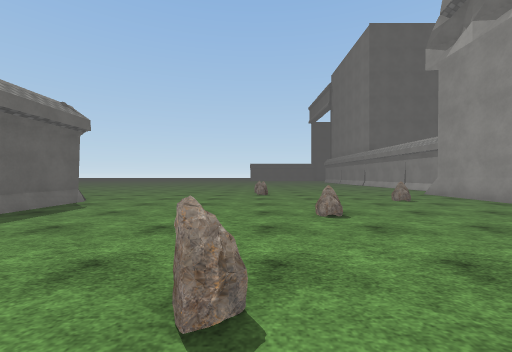
[1] (above)

24 first-person views from a walk through a Unity game level. The camera is 1.2 m above the floor, looks level and sees 90° across. Doors are open. The floor is counted in squares, 2 m on a side. Each view is taken from the middle of a square. On the plan, view 1 faces up. The plan holds only what a view shows up to about 9 squares ahead; the rest is blank. The place goes on beyond the plan. Some trees and plants on the terrain are drawn as simple stand-ins. Some animated figures are left out. Some surface patterns are stand-ins.

[2]
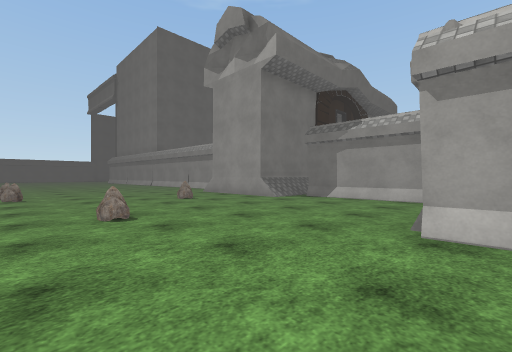

[3]
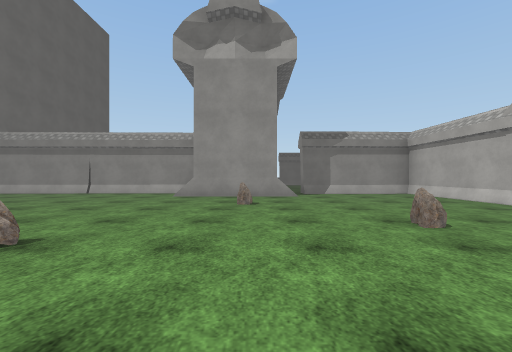

[4]
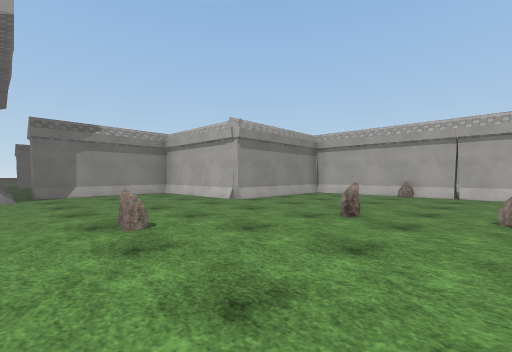

[5]
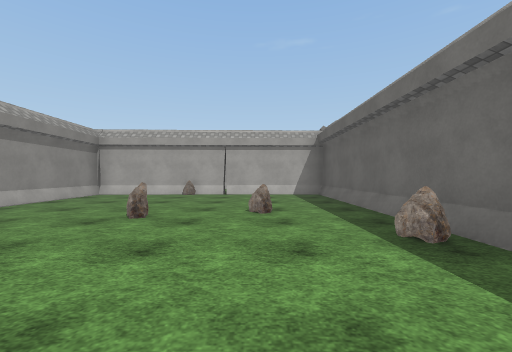

[6]
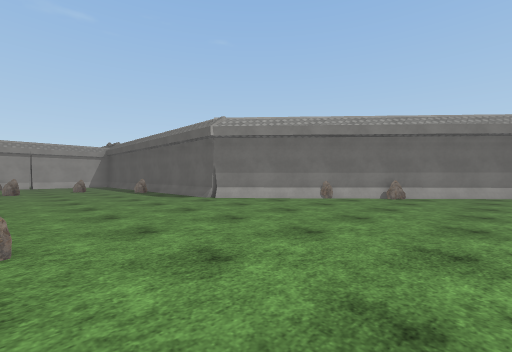

[7]
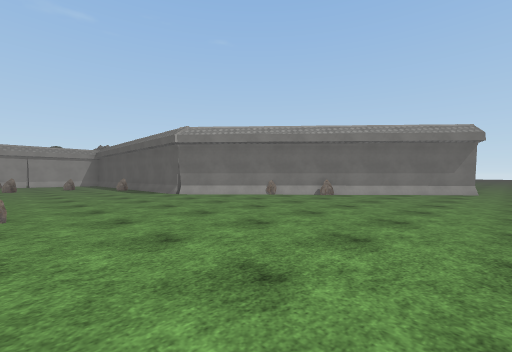

[8]
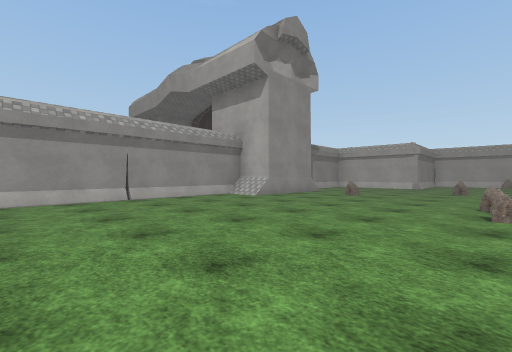

[9]
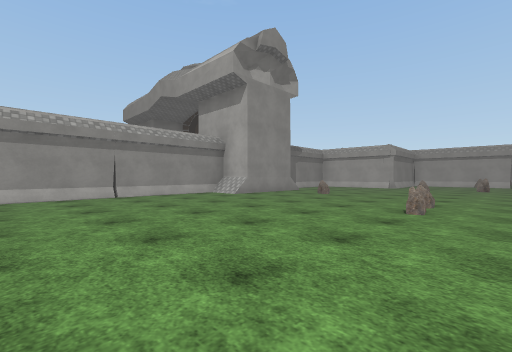

[10]
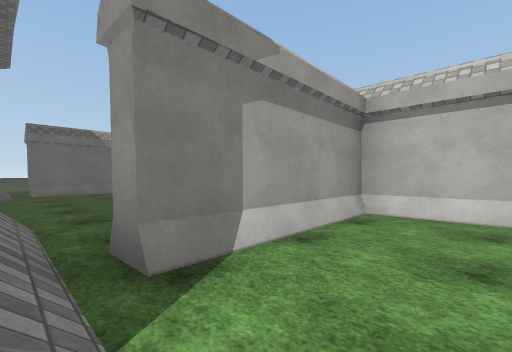

[11]
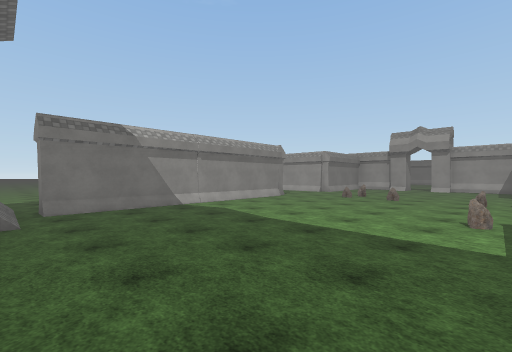

[12]
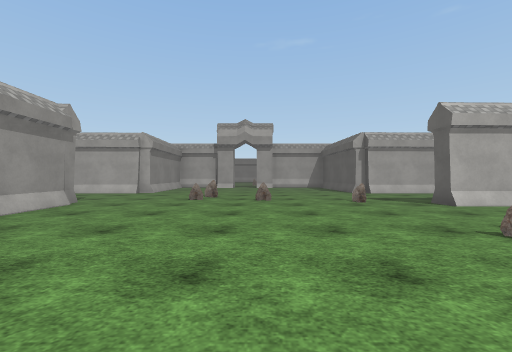

[13]
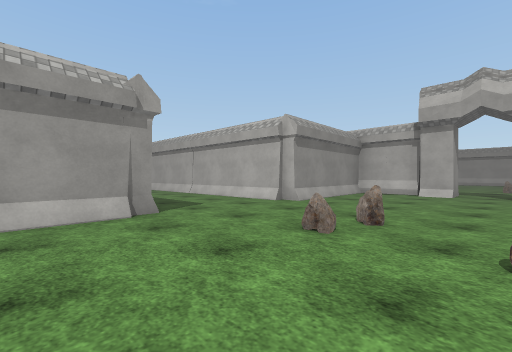

[14]
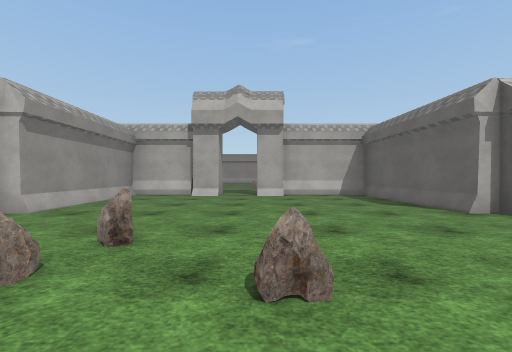

[15]
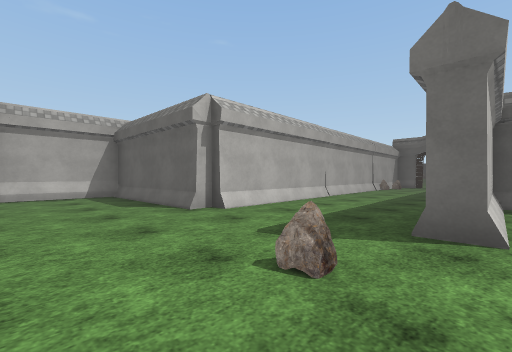

[16]
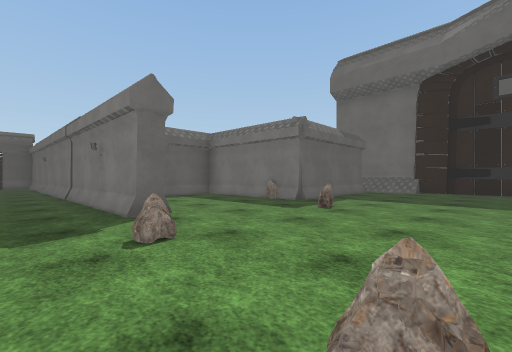

[17]
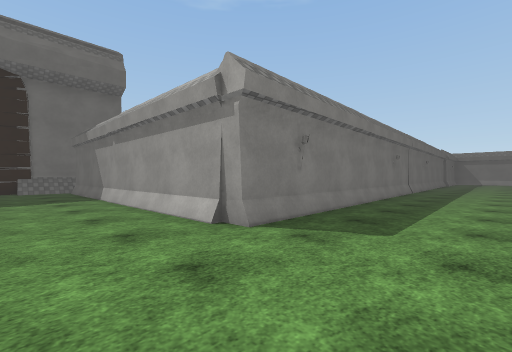

[18]
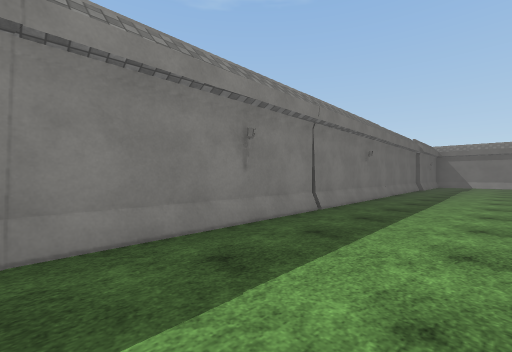

[19]
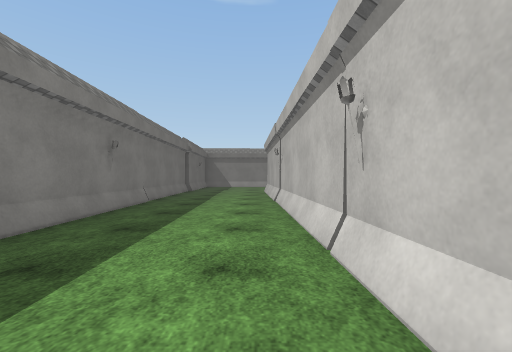

[20]
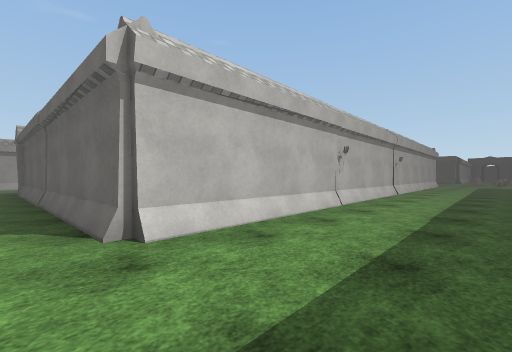

[21]
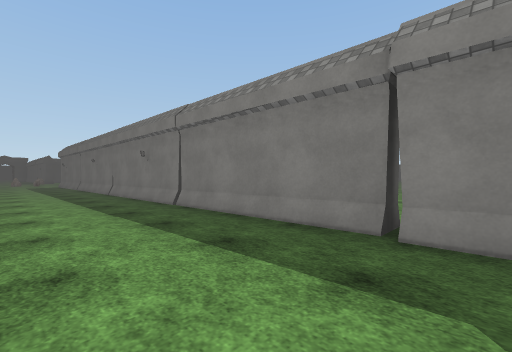

[22]
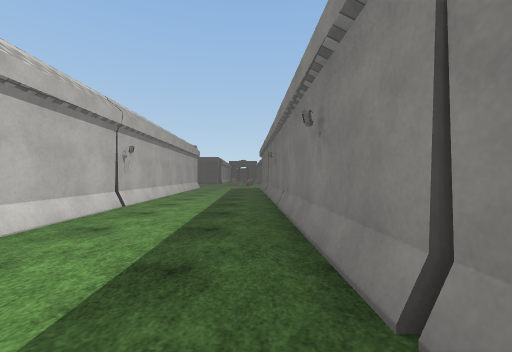

[23]
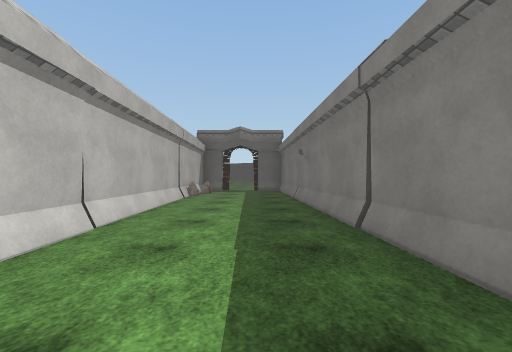

[24]
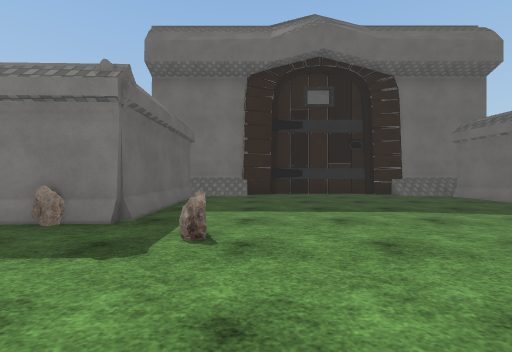

### Floor plan
Points are (right, up) in squares from view 1. A wall is a line through its corners. A room is listed if a view was taken in it or the views show most of it. See-through windows are left out.
Room 1 (views 1, 2, 3, 4, 5, 6, 7, 8, 9, 10)
walls: (5.5, 7.8) (6.6, 7.8); (6.6, 5.4) (5.6, 5.4) (5.6, 8.4); (6.9, 8.1) (6.7, 14.5); (-0.9, -3.8) (-1, -3.3); (-10.7, 13.2) (-4.2, 6.1) (-4.2, -3.5) (3.1, -3.3) (3, 0.7) (6.8, 0.8) (6.6, 4.4)
ways out: opening at (7, 5) to room 2
objects: rock (-7, 10); rock (-6, 8); rock (-4, 3); rock (-2, 1); rock (0, -3); rock (0, 1); rock (0, 8); rock (0, 9); rock (1, 4); rock (4, 6)
Room 2 (views 11, 12, 13, 14, 15, 16, 17, 18, 19, 20, 21, 22, 23, 24)
walls: (12.1, -10.8) (13, -10.8); (13, -11.1) (14.9, -11.1) (14.7, -6.9) (31.2, -6.5) (31.5, -14.9); (7, -7.2) (7.5, -7.2) (7.6, -11.1) (10.2, -11.1); (10.1, -10.8) (11, -10.8); (15.6, 5.4) (12.6, 5.4); (12.7, 5.6) (9.6, 5.6); (4.1, -3.3) (7.1, -3.2) (7.1, -3.6) (-1.5, -3.9); (10.6, 5.5) (9.7, 5.4); (9.9, 5.4) (6.6, 5.4); (6.6, 4.4) (7.1, 4.4) (7.2, 0.3) (3.5, 0.2) (3.5, -1.5); (-1.4, -7.1) (7.1, -6.8); (32, -3.2) (15, -3.7) (14.8, 4.4) (15.3, 4.4)
low walls: (7.1, -3.1) (6.6, -3.1); (6.5, -3.1) (5.6, -3.1); (32, -3.4) (31.3, -3.4)
ways out: opening at (7, 5) to room 1; opening at (-1, -5.5); opening at (15, 5); open door at (11.5, -11)
objects: rock (6, 0); rock (8, 0); rock (9, -4); rock (11, -4); rock (12, -5); rock (13, -4)

Where each view was taken, in squares from view 1:
view 1: 0 up, 0 right, facing up
view 2: 0 up, 0 right, facing up-right
view 3: 6 up, 2 left, facing right
view 4: 5 up, 2 left, facing down-right
view 5: 5 up, 2 left, facing down
view 6: 12 up, 0 right, facing down-left
view 7: 14 up, 0 right, facing down-left
view 8: 14 up, 0 right, facing down-right
view 9: 14 up, 1 left, facing down-right
view 10: 5 up, 5 right, facing down-right
view 11: 5 up, 8 right, facing down-right
view 12: 2 up, 11 right, facing down
view 13: 2 down, 11 right, facing down-right
view 14: 3 down, 11 right, facing down
view 15: 3 down, 10 right, facing down-left
view 16: 5 down, 11 right, facing up-left
view 17: 6 down, 13 right, facing up-right
view 18: 6 down, 19 right, facing up-right
view 19: 6 down, 21 right, facing right
view 20: 4 down, 32 right, facing down-left
view 21: 6 down, 32 right, facing up-left
view 22: 4 down, 28 right, facing left
view 23: 5 down, 6 right, facing left
view 24: 3 down, 9 right, facing up
